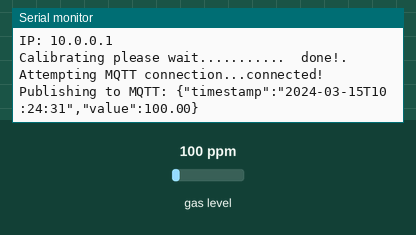
Recording of a sketch running on a simulated ESP32. Shown: the last lines printed to the serial monitor. The test bench sets the inputs (shaded band); at power-on: gas level 100 ppm. WiFi joins after 1.5 s; servers stay silent unless stated; network time is answered at once with the bench clock; the local clock reads 2024-03-15 10:24:30 at power-on unless the sketch sets it; no MQTT or app messages arrive unless stated.

Above: at 2.7 s.
2.8 s: gas level set to 20 ppm
At 7.9 s:
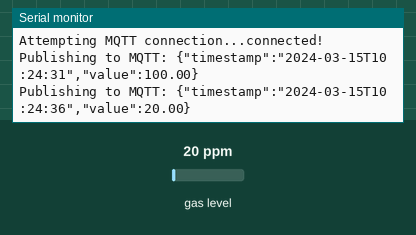
8.8 s: gas level set to 250 ppm
At 13.2 s:
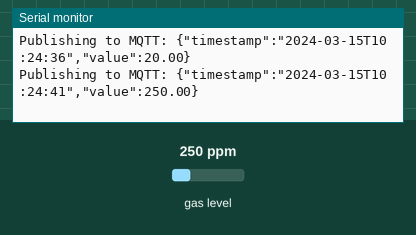
Timing chart, 0 to 14.7 s (numbered marks = the images above; inputs shaded):
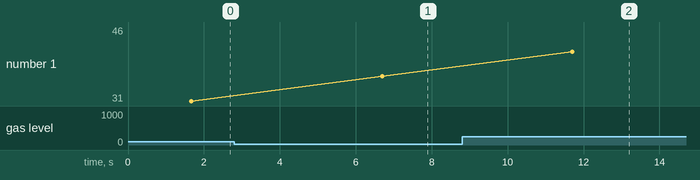

Measured:
- after the input at 2.8 s, the serial monitor: prints a new line after 3.9 s (image 1)
- after the input at 8.8 s, the serial monitor: prints a new line after 2.9 s (image 2)

The sketch:

MQ-2.ino
```cpp
#include <MQUnifiedsensor.h>
#include <WiFi.h>
#include <PubSubClient.h>
#include <NTPClient.h>
#include <WiFiUdp.h>

#define         Board                   ("ESP-32")
#define         Pin                     (34)
#define         Type                    ("MQ-2")
#define         Voltage_Resolution      (3.3)
#define         ADC_Bit_Resolution      (12)
#define         RatioMQ2CleanAir        (9.83) //RS / R0 = 9.83 ppm
// #define WIFI_SSID "DIGI_49f2c8"
#define WIFI_SSID "s3studio"
// #define WIFI_PASSWORD "a7eeb60d"
#define WIFI_PASSWORD "s3studio"
#define MQTT_BROKER "broker.hivemq.com"
#define MQTT_PORT 1883
#define MQTT_TOPIC "sensor/mq2"

MQUnifiedsensor MQ2(Board, Voltage_Resolution, ADC_Bit_Resolution, Pin, Type);

// WiFi client
WiFiClient espClient;

// MQTT client
PubSubClient client(espClient);

// NTP Client
WiFiUDP ntpUDP;
NTPClient timeClient(ntpUDP, "pool.ntp.org", 0, 60000); // Sync every minute

void connectToWiFi() {
  Serial.print("Connecting to Wi-Fi: ");
  Serial.println(WIFI_SSID);
  WiFi.begin(WIFI_SSID, WIFI_PASSWORD);
  while (WiFi.status() != WL_CONNECTED) {
    delay(500);
    Serial.print(".");
  }
  Serial.println(" Connected!");
  Serial.print("IP Address: ");
  Serial.println(WiFi.localIP());
}

void reconnectMQTT() {
  // Loop until connected to the MQTT broker
  while (!client.connected()) {
    Serial.print("Attempting MQTT connection...");
    if (client.connect("ESP3r3r23id2_dsaM_Q_2__4412")) {  // Client ID, user, pass
      Serial.println("connected!");
    } else {
      Serial.print("failed, rc=");
      Serial.print(client.state());
      Serial.println(" Retrying in 5 seconds...");
      delay(5000);
    }
  }
}

void setup() {
  Serial.begin(9600);

  connectToWiFi();

  // Set clock
  // Start NTP client
  timeClient.begin();
  while (!timeClient.update()) {
    timeClient.forceUpdate();
  }

  // Ping MQTT broker
  Serial.println("Pinging MQTT_BROKER");
  IPAddress brokerIP;
  if (WiFi.hostByName(MQTT_BROKER, brokerIP)) {
    Serial.println("Broker IP resolved");
    Serial.print("IP: ");
    Serial.println(brokerIP);
  } else {
    Serial.println("Broker hostname resolution failed");
  }

  // Set MQTT server address
  client.setServer(MQTT_BROKER, MQTT_PORT);

  //Set math model to calculate the PPM concentration and the value of constants
  MQ2.setRegressionMethod(1); //_PPM =  a*ratio^b
  MQ2.setA(3616.1); MQ2.setB(-2.675);

  MQ2.init();

  Serial.print("Calibrating please wait.");
  float calcR0 = 0;
  for(int i = 1; i<=10; i ++)
  {
    MQ2.update(); // Update data, the arduino will read the voltage from the analog pin
    calcR0 += MQ2.calibrate(RatioMQ2CleanAir);
    Serial.print(".");
  }
  MQ2.setR0(calcR0/10);
  Serial.println("  done!.");

  if(isinf(calcR0)) {
    Serial.println("Warning: Conection issue, R0 is infinite (Open circuit detected) please check your wiring and supply");
    while(1);
  }
  if(calcR0 == 0){
    Serial.println("Warning: Conection issue found, R0 is zero (Analog pin shorts to ground) please check your wiring and supply");
    while(1);
   }

  MQ2.serialDebug(true);
}

void loop() {
  if (!client.connected()) {
    reconnectMQTT();
  }
  client.loop();

  // Read sensor data
  MQ2.update();
  float ppm = MQ2.readSensor();
  MQ2.serialDebug();

  // Get current timestamp from NTP
  timeClient.update();
  time_t rawTime = timeClient.getEpochTime();
  struct tm* timeInfo = localtime(&rawTime);

  // Format timestamp into ISO 8601
  char timestamp[25];
  strftime(timestamp, sizeof(timestamp), "%Y-%m-%dT%H:%M:%S", timeInfo);

  // Create payload
  String payload = "{\"timestamp\":\"" + String(timestamp) + "\",\"value\":" + String(ppm, 2) + "}";

  // Publish data to MQTT
  Serial.print("Publishing to MQTT: ");
  Serial.println(payload);
  client.publish(MQTT_TOPIC, payload.c_str());

  delay(5000);
}
```
